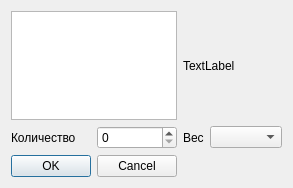
<?xml version="1.0" encoding="UTF-8"?>
<ui version="4.0">
 <class>Dialog</class>
 <widget class="QDialog" name="Dialog">
  <property name="geometry">
   <rect>
    <x>0</x>
    <y>0</y>
    <width>287</width>
    <height>188</height>
   </rect>
  </property>
  <property name="windowTitle">
   <string>Dialog</string>
  </property>
  <layout class="QGridLayout" name="gridLayout">
   <item row="0" column="2" colspan="2">
    <widget class="QLabel" name="image">
     <property name="text">
      <string>TextLabel</string>
     </property>
    </widget>
   </item>
   <item row="0" column="0" colspan="2">
    <widget class="QListWidget" name="listWidget"/>
   </item>
   <item row="1" column="1">
    <widget class="QSpinBox" name="spinBox"/>
   </item>
   <item row="2" column="0" colspan="2">
    <widget class="QDialogButtonBox" name="buttonBox">
     <property name="orientation">
      <enum>Qt::Orientation::Horizontal</enum>
     </property>
     <property name="standardButtons">
      <set>QDialogButtonBox::StandardButton::Cancel|QDialogButtonBox::StandardButton::Ok</set>
     </property>
    </widget>
   </item>
   <item row="1" column="0">
    <widget class="QLabel" name="label_2">
     <property name="text">
      <string>Количество</string>
     </property>
    </widget>
   </item>
   <item row="1" column="3">
    <widget class="QComboBox" name="comboBox"/>
   </item>
   <item row="1" column="2">
    <widget class="QLabel" name="label_3">
     <property name="text">
      <string>Вес</string>
     </property>
    </widget>
   </item>
  </layout>
 </widget>
 <resources/>
 <connections>
  <connection>
   <sender>buttonBox</sender>
   <signal>accepted()</signal>
   <receiver>Dialog</receiver>
   <slot>accept()</slot>
   <hints>
    <hint type="sourcelabel">
     <x>248</x>
     <y>254</y>
    </hint>
    <hint type="destinationlabel">
     <x>157</x>
     <y>274</y>
    </hint>
   </hints>
  </connection>
  <connection>
   <sender>buttonBox</sender>
   <signal>rejected()</signal>
   <receiver>Dialog</receiver>
   <slot>reject()</slot>
   <hints>
    <hint type="sourcelabel">
     <x>316</x>
     <y>260</y>
    </hint>
    <hint type="destinationlabel">
     <x>286</x>
     <y>274</y>
    </hint>
   </hints>
  </connection>
 </connections>
</ui>
